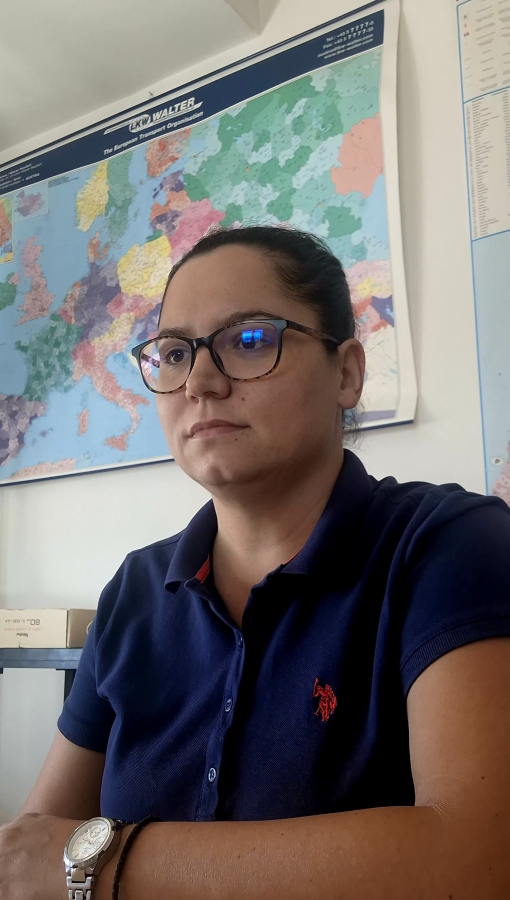
#> input picture source-images/Marija Jordanova.jpg, 1019 x 1800 px, given in place of SAŠA KOMERC logo 1.png, which was not available (shown at 1/2 size)
$ python organize-images.py
#> lines starting #> are read from the running program, lines starting #| are printed output that depends on the picture; pictures that were not available may be replaced by others from this repository, and a replacement may not be noted
import os
from PIL import Image

ROOT = os.path.dirname(os.path.dirname(os.path.abspath(__file__)))
SRC = os.path.join(ROOT, "source-images")
PUB = os.path.join(ROOT, "public", "images")

def load(name):
#> called with name = 'SAŠA KOMERC logo 1.png'
    return Image.open(os.path.join(SRC, name))
#> returned value is the input picture: PIL image 1019x1800 RGB; mean R, G, B 118.3, 113.3, 111.5

def save_resized(im, dest_rel, max_w, fmt=None, quality=85, keep_alpha=False):
#> called with dest_rel = 'logo/logo-horizontal.png', max_w = 900, fmt = 'PNG', quality = 85, keep_alpha = False
    dest = os.path.join(PUB, dest_rel)
    os.makedirs(os.path.dirname(dest), exist_ok=True)
    w, h = im.size
#> w = 1019; h = 1800
    if w > max_w:
        new_h = round(h * (max_w / w))
#> new_h = 1590
        im = im.resize((max_w, new_h), Image.LANCZOS)
    if fmt is None:
        fmt = "PNG" if dest.lower().endswith(".png") else "JPEG"
    if fmt == "JPEG":
        if im.mode in ("RGBA", "P"):
            bg = Image.new("RGB", im.size, (255, 255, 255))
            im = im.convert("RGBA")
            bg.paste(im, mask=im.split()[-1])
            im = bg
        else:
            im = im.convert("RGB")
        im.save(dest, "JPEG", quality=quality, optimize=True)
    else:
        im.save(dest, "PNG", optimize=True)
    size_kb = os.path.getsize(dest) / 1024
#> size_kb = 1435.7
    print(f"{dest_rel}: {im.size[0]}x{im.size[1]} ({size_kb:.0f} KB)")
#| logo/logo-horizontal.png: 900x1590 (1436 KB)

# Logo (keep native size + transparency)
save_resized(load("SAŠA KOMERC logo 1.png"), "logo/logo-horizontal.png", 900, fmt="PNG")
save_resized(load("SAŠA KOMERC logo 2.png"), "logo/logo-emblem.png", 900, fmt="PNG")
#> call 2 of load, with name = 'SAŠA KOMERC logo 2.png'
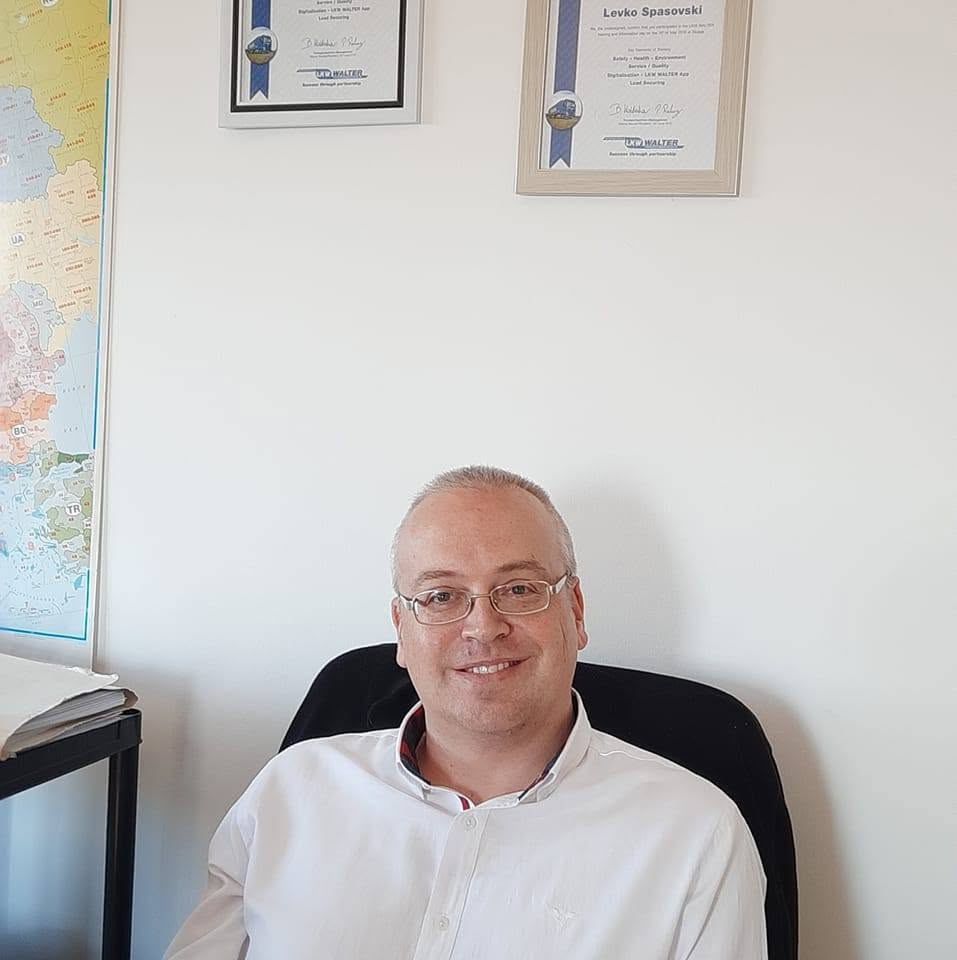
#> input picture source-images/Sasha Spasovski.jpg, 957 x 960 px, given in place of SAŠA KOMERC logo 2.png, which was not available
#> in load, returned value is the input picture: PIL image 957x960 RGB; mean R, G, B 195.7, 193.5, 192.1
#| logo/logo-emblem.png: 900x903 (486 KB)

# Hero
save_resized(load("hero.png"), "hero/hero-main.jpg", 2400, fmt="JPEG", quality=85)
#> call 3 of load, with name = 'hero.png'
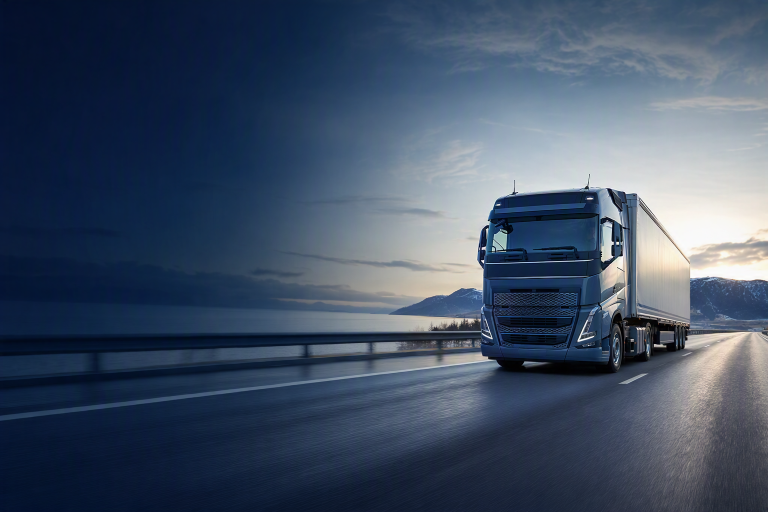
#> input picture source-images/hero.png, 1536 x 1024 px (shown at 1/2 size)
#> in load, returned value is the input picture: PIL image 1536x1024 RGB; mean R, G, B 65.3, 80, 101
#| hero/hero-main.jpg: 1536x1024 (142 KB)

# Fleet
save_resized(load("trucks section image.png"), "fleet/fleet-hero.png", 2400, fmt="JPEG", quality=85)
#> call 4 of load, with name = 'trucks section image.png'
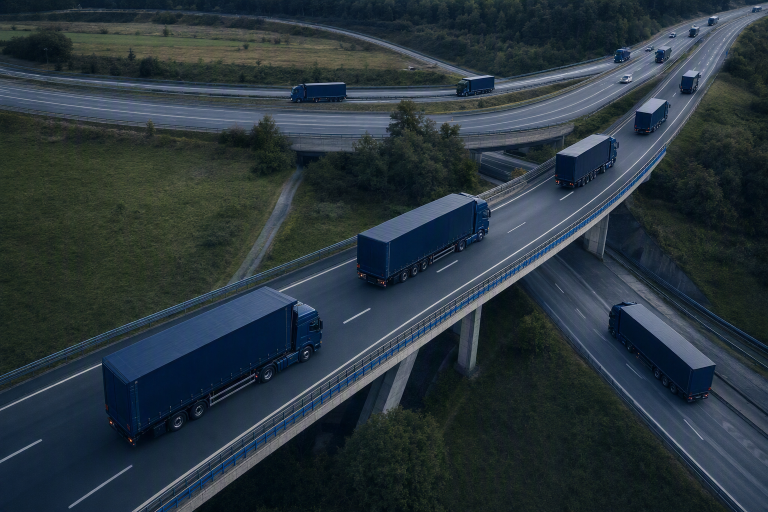
#> input picture source-images/trucks section image.png, 1536 x 1024 px (shown at 1/2 size)
#> in load, returned value is the input picture: PIL image 1536x1024 RGB; mean R, G, B 41, 53.2, 60.5
#| fleet/fleet-hero.png: 1536x1024 (301 KB)

# Features
save_resized(load("24-7 logistiks image.png"), "features/feature-24-7-logistics.jpg", 1800, fmt="JPEG", quality=85)
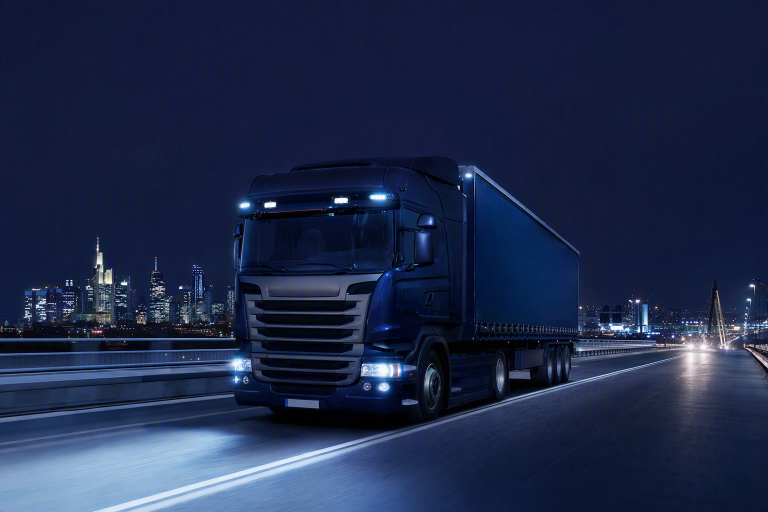
#> input picture source-images/24-7 logistiks image.png, 1536 x 1024 px (shown at 1/2 size)
#> in load, returned value is the input picture: PIL image 1536x1024 RGB; mean R, G, B 30.5, 42.1, 73.7
#| features/feature-24-7-logistics.jpg: 1536x1024 (149 KB)
save_resized(load("FREIGHT FORWARDING image.png"), "features/feature-freight-forwarding.jpg", 1800, fmt="JPEG", quality=85)
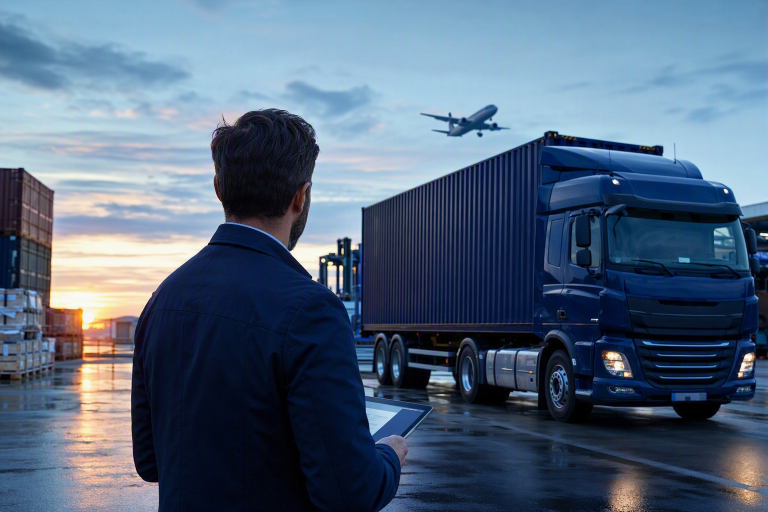
#> input picture source-images/FREIGHT FORWARDING image.png, 1536 x 1024 px (shown at 1/2 size)
#> in load, returned value is the input picture: PIL image 1536x1024 RGB; mean R, G, B 83.1, 102.2, 124.6
#| features/feature-freight-forwarding.jpg: 1536x1024 (182 KB)
save_resized(load("logistics control image.png"), "features/feature-logistics-control.jpg", 1800, fmt="JPEG", quality=85)
#| features/feature-logistics-control.jpg: 957x960 (64 KB)
#> (the run stopped early here; a loop or call above may not have finished)
